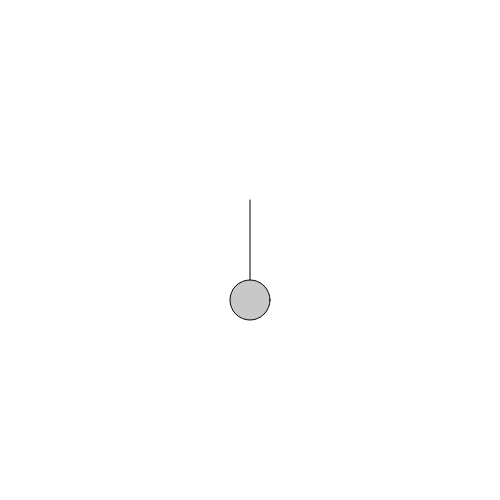
Frame 1 (no input)
Frame 60 (no input): identical to frame 1, image omitted
Frame 120 (the mouse pressed at the canvas centre since frame 60): identical to frame 1, image omitted

The p5.js sketch that drew this single still picture (run headless with seeded random() and noise() and a simulated clock; from frame 60 on, the mouse is pressed at the canvas centre):

// p5.js sketch
// ── sketch.js
p5.disableFriendlyErrors = true;

let g = 0.01;
let air_resistance = 0.99;

function sign(a) {
  return a == 0 ? 0 : a < 0 ? -1 : 1;
}

class Pendulum {
  
  static pendulums = [];
  
  constructor(x, y, theta = 0, length = 80, radius = 4) {
    this.x = x;
    this.y = y;
    this.theta = theta;
    this.length = length;
    this.radius = radius;
    this.mass = 4/3 * PI * this.radius ** 3 * 0.01;
    this.omega = 0;
    Pendulum.pendulums.push(this);
  }

  get ball_x() {
    return this.x + this.length * cos(this.theta + HALF_PI);
  }

  get ball_y() {
    return this.y + this.length * sin(this.theta + HALF_PI);
  }

  apply_force(f) {
    f /= this.mass;
    this.omega += -sign(f) * sqrt(abs(f) / this.length);
    // f *= 10000;
    // stroke(0, 200, 0);
    // let x = this.ball_x + f * cos(this.theta);
    // let y = this.ball_y + f * sin(this.theta);
    // line(this.ball_x, this.ball_y, x, y);
  }
  
  update() {
    this.apply_force(g * this.mass * sin(this.theta))
    this.omega *= air_resistance;
    this.theta += this.omega;
  }
  
  render() {
    let theta = this.theta + HALF_PI
    let x = this.ball_x;
    let y = this.ball_y;

    stroke(0);
    line(this.x, this.y, x, y);
    fill(200);
    circle(x, y, this.radius * 2);
  }
}

function setup() {
  createCanvas(500, 500);
  new Pendulum(width / 2, height / 2 - 50, 0, 100, 20);
  // let res = 0.5;
  // let l = 300;
  // for (let i = 0; i <= width * res; i ++) {
  //   new Pendulum(i / res, height / 2 - l / 2, map(i, 0, width * res, -HALF_PI, HALF_PI), l, 10);
  // }
}

let pend;

function draw() {
  background(255);
  
  for (let p of Pendulum.pendulums) {
    p.render();
    p.update();
  }
  
  if (mouseIsPressed) {
    if (pend) {
      let f = dist(pend.ball_x, pend.ball_y, mouseX, mouseY) * 0.1;
      let phi = atan2(mouseY - pend.ball_y, mouseX - pend.ball_x);
      let f_perp = f * cos(-pend.theta + phi);
      pend.apply_force(f_perp);

      stroke(0, 255, 0);
      line(pend.ball_x, pend.ball_y, mouseX, mouseY);
    } else {
      for (let p of Pendulum.pendulums) {
        if ((p.ball_x - mouseX) ** 2 + (p.ball_y - mouseY) ** 2 <= p.radius ** 2) {
          pend = p;
        }
      }
    }
  } else {
    pend = null;
  }
}
